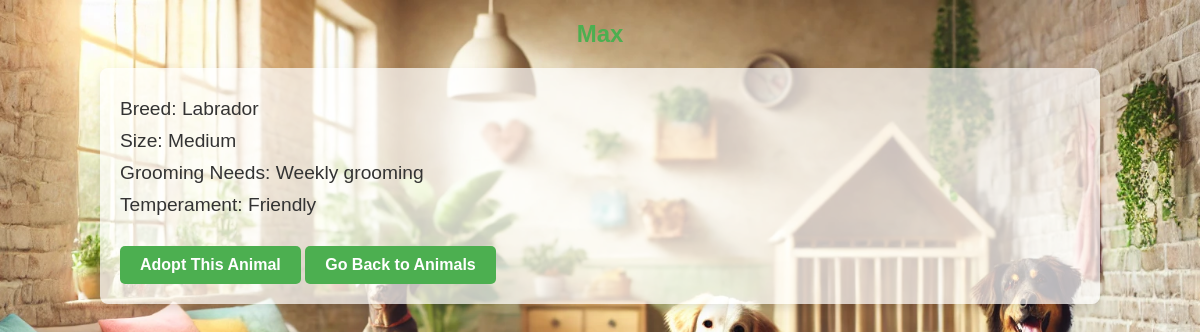
Page /animal_details.php?id=1 on the committed database.
### tables this page shows
CREATE TABLE `dogs` (
  `animalID` int(11) NOT NULL,
  `breed` varchar(30) NOT NULL,
  `size` varchar(15) DEFAULT NULL,
  `vaccinationStatus` varchar(15) DEFAULT NULL,
  `groomingNeeds` varchar(50) DEFAULT NULL,
  `temperament` varchar(50) DEFAULT NULL
);

CREATE TABLE `animals` (
  `animalID` int(11) NOT NULL,
  `name` varchar(50) NOT NULL,
  `animalType` varchar(20) NOT NULL,
  `age` int(11) DEFAULT NULL,
  `medicalHistory` text DEFAULT NULL,
  `dietaryRequirements` text DEFAULT NULL,
  `adoptionStatus` varchar(20) DEFAULT 'Not Adopted'
);

### animal_details.php (the view, shortened to what this page needs)
<?php
include 'db.php';
$animalID = $_GET['id'];
$checkQuery = "
    SELECT 'Dog' AS type
    FROM Dogs WHERE animalID = $animalID
    UNION
    SELECT 'Cat' AS type
    FROM Cats WHERE animalID = $animalID
    LIMIT 1;
";
$typeResult = mysqli_query($conn, $checkQuery);
$typeRow = mysqli_fetch_assoc($typeResult);
$animalType = $typeRow['type'];
if ($animalType === 'Dog') {
    $query = "
        SELECT a.name, d.breed, d.size, d.groomingNeeds, d.temperament
        FROM Dogs d
        JOIN Animals a ON d.animalID = a.animalID
        WHERE a.animalID = $animalID;
    ";
} else {
    die("Animal not found or does not belong to a known species.");
}
$result = mysqli_query($conn, $query);
$animal = mysqli_fetch_assoc($result);
?>
<!DOCTYPE html>
<html lang="en">
<head>
</head>
<body>
    <h2><?php echo $animal['name']; ?></h2>
    <div class="details">
        <p>Breed: <?php echo $animal['breed']; ?></p>
        <?php if ($animalType === 'Dog'): ?>
            <p>Size: <?php echo $animal['size']; ?></p>
            <p>Grooming Needs: <?php echo $animal['groomingNeeds']; ?></p>
            <p>Temperament: <?php echo $animal['temperament']; ?></p>
        <?php elseif ($animalType === 'Cat'): ?>
            <p>Color: <?php echo $animal['color']; ?></p>
            <p>Personality Traits: <?php echo $animal['personalityTraits']; ?></p>
            <p>Grooming Needs: <?php echo $animal['groomingNeeds']; ?></p>
        <?php endif; ?>
        <a href="make_adoption_request.php?id=<?php echo $animalID; ?>">Adopt This Animal</a>
        <a href="view_animals.php">Go Back to Animals</a>
    </div>
</body>
</html>

### animal_details.php (style rules this page uses)
body { font-family: Arial, sans-serif; background-image: url('assets/images/aa.webp'); background-size: cover; background-attachment: fixed; background-position: center; color: white; margin: 0; padding: 0; }
h2 { text-align: center; margin-top: 20px; color: #4CAF50; }
.details { width: 80%; margin: 20px auto; padding: 20px; background-color: rgba(255, 255, 255, 0.7); box-shadow: 0 4px 8px rgba(0, 0, 0, 0.1); border-radius: 8px; }
.details p { font-size: 1.2em; margin: 10px 0; color: #333; }
a { display: inline-block; margin-top: 20px; padding: 10px 20px; background-color: #4CAF50; color: white; text-decoration: none; border-radius: 5px; font-weight: bold; transition: background-color 0.3s ease; }

### rows in the picture
dogs: animalID.name "Max", breed "Labrador", size "Medium", groomingNeeds "Weekly grooming", temperament "Friendly"
